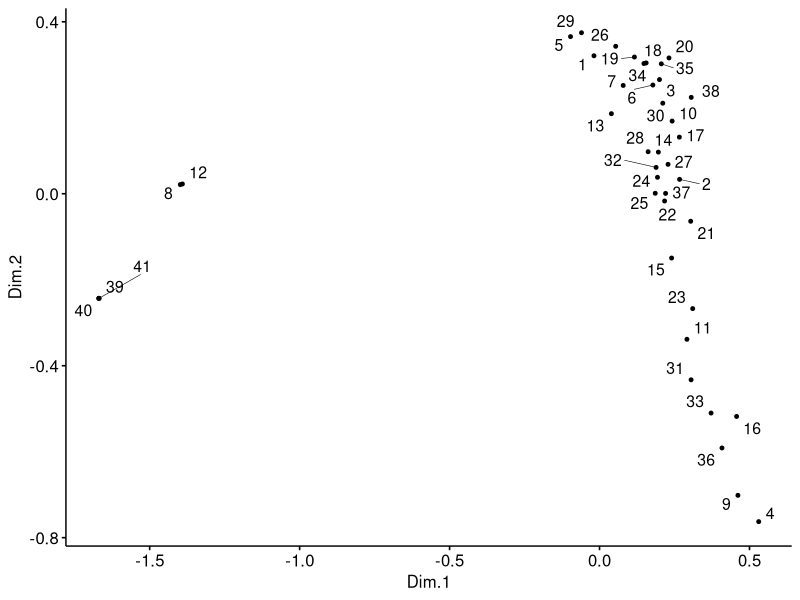

Reproduce this figure in R.
## ---- chunk 1
df <- read.csv("adjacency_df.csv")
df
## ---- chunk 2
head(df)
## ---- chunk 3
# Load required packages
library(magrittr)
library(dplyr)
library(ggpubr)
# Cmpute MDS
mds <- df %>%
  dist() %>%          
  cmdscale() %>%
  as_tibble()
colnames(mds) <- c("Dim.1", "Dim.2")
# Plot MDS
ggscatter(mds, x = "Dim.1", y = "Dim.2", 
          label = rownames(df),
          size = 1,
          repel = TRUE)
